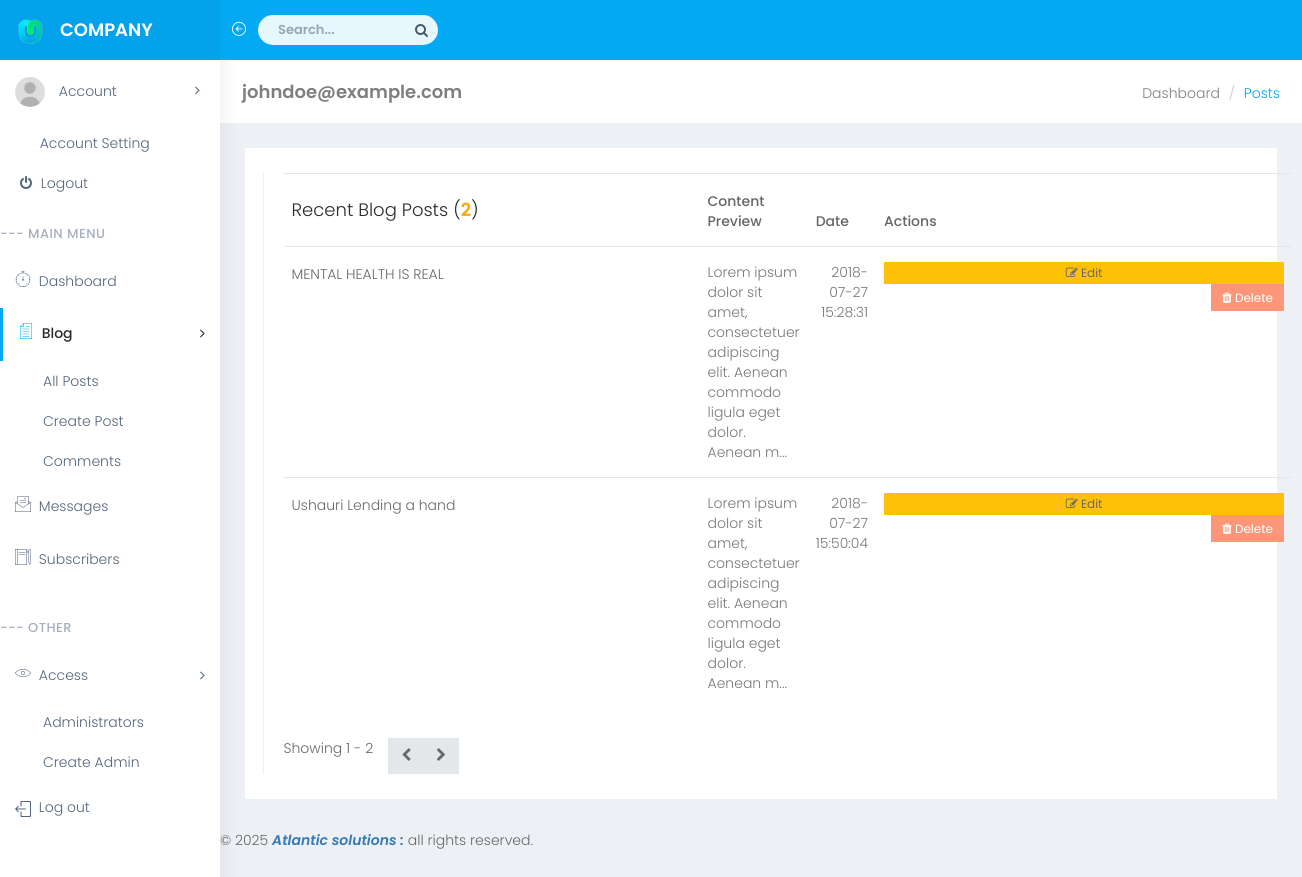
The app's page /admin/posts.php?error=invalid_id (signed in) with its own data.
### tables this page shows
CREATE TABLE `posts` (
  `id` int(11) NOT NULL,
  `author` varchar(200) NOT NULL,
  `title` varchar(400) NOT NULL,
  `content` text NOT NULL,
  `date` datetime NOT NULL DEFAULT current_timestamp()
);

### admin/posts.php (the view, shortened to what this page needs)
<?php
    require_once "functions/db.php";
    $email = $_SESSION['email'];
    $sql = 'SELECT * FROM posts';
    $query = mysqli_query($connection, $sql);
?>
<!DOCTYPE html>
<html lang="en">
<head>
    <link href="bootstrap/dist/css/bootstrap.min.css" rel="stylesheet">
    <link href="../plugins/bower_components/bootstrap-extension/css/bootstrap-extension.css" rel="stylesheet">
    <link href="../plugins/bower_components/sidebar-nav/dist/sidebar-nav.min.css" rel="stylesheet">
    <link href="../plugins/bower_components/morrisjs/morris.css" rel="stylesheet">
    <link href="css/animate.css" rel="stylesheet">
    <link href="css/style.css" rel="stylesheet">
    <link href="css/colors/blue.css" id="theme" rel="stylesheet">
</head>
<body>
    <div id="wrapper">
        <nav class="navbar navbar-default navbar-static-top m-b-0">
            <div class="navbar-header"> <a class="navbar-toggle hidden-sm hidden-md hidden-lg " href="javascript:void(0)" data-toggle="collapse" data-target=".navbar-collapse"><i class="ti-menu"></i></a>
                 <div class="top-left-part"><a class="logo" href="index.php"><b><img src="../plugins/images/icon.png" style="width: 30px; height: 30px;" alt="home" /></b><span class="hidden-xs"><b>Company</b></span></a></div>
                <ul class="nav navbar-top-links navbar-left hidden-xs">
                    <li><a href="javascript:void(0)" class="open-close hidden-xs waves-effect waves-light"><i class="icon-arrow-left-circle ti-menu"></i></a></li>
                    <li>
                        <form role="search" class="app-search hidden-xs">
                            <input type="text" placeholder="Search..." class="form-control"> <a href=""><i class="fa fa-search"></i></a> </form>
                    </li>
                </ul>
                <ul class="nav navbar-top-links navbar-right pull-right">
                    <li class="right-side-toggle"> <a class="waves-effect waves-light" href="javascript:void(0)"><i class="ti-settings"></i></a></li>
                </ul>
            </div>
        </nav>
        <div class="navbar-default sidebar" role="navigation">
            <div class="sidebar-nav navbar-collapse slimscrollsidebar">
                <ul class="nav" id="side-menu">
                    <li class="user-pro">
                         <a href="#" class="waves-effect"><img src="../plugins/images/user.jpg" alt="user-img" class="img-circle"> <span class="hide-menu"> Account<span class="fa arrow"></span></span>
                        </a>
                        <ul class="nav nav-second-level">
                            <li><a href="settings.php"><i class="ti-settings"></i> Account Setting</a></li>
                            <li><a href="login.php"><i class="fa fa-power-off"></i> Logout</a></li>
                        </ul>
                    </li>
                    <li class="nav-small-cap m-t-10">--- Main Menu</li>
                    <li> <a href="index.php" class="waves-effect"><i class="linea-icon linea-basic fa-fw" data-icon="v"></i> <span class="hide-menu"> Dashboard </a>
                    </li>
                   <li> <a href="#" class="waves-effect active"><i data-icon="&#xe00b;" class="linea-icon linea-basic fa-fw"></i> <span class="hide-menu">Blog<span class="fa arrow"></span></span></a>
                       <ul class="nav nav-second-level">
                            <li><a href="posts.php">All Posts</a></li>
                            <li><a href="new-post.php">Create Post</a></li>
                            <li><a href="comments.php" class="waves-effect">Comments</a>
                            </li>
                        </ul>
                    </li>
                   <li><a href="inbox.php" class="waves-effect"><i data-icon=")" class="linea-icon linea-basic fa-fw"></i> <span class="hide-menu">Messages</span></a>
                    </li>
                    <li><a href="subscribers.php" class="waves-effect"><i data-icon="n" class="linea-icon linea-basic fa-fw"></i> <span class="hide-menu">Subscribers</span></a>
                    </li>
                     <li class="nav-small-cap">--- Other</li>
                    <li> <a href="#" class="waves-effect"><i data-icon="H" class="linea-icon linea-basic fa-fw"></i> <span class="hide-menu">Access<span class="fa arrow"></span></span></a>
                        <ul class="nav nav-second-level">
                            <li><a href="users.php">Administrators</a></li>
                            <li><a href="new-user.php">Create Admin</a></li>
                        </ul>
                    </li>
                    <li><a href="login.php" class="waves-effect"><i class="icon-logout fa-fw"></i> <span class="hide-menu">Log out</span></a></li>
                </ul>
            </div>
        </div>
        <div id="page-wrapper">
            <div class="container-fluid">
                <div class="row bg-title">
                    <div class="col-lg-3 col-md-4 col-sm-4 col-xs-12">
                        <h4 class="page-title"><?php echo $email;?></h4> </div>
                    <div class="col-lg-9 col-sm-8 col-md-8 col-xs-12">
                        <ol class="breadcrumb">
                            <li><a href="index.php">Dashboard</a></li>
                            <li class="active">Posts</li>
                        </ol>
                    </div>
                </div>
                <div class="row">
                    <div class="col-md-12">
                        <div class="white-box">
                            <div class="row">
                                <div class="col-lg-12 col-md-9 col-sm-12 col-xs-12 mail_listing">
                                    <div class="inbox-center">
                                        <table class="table table-hover">
                                            <thead>
                                                <tr>
                                                    <th><h4>Recent Blog Posts (<b style="color: orange;"><?php echo mysqli_num_rows($query);?></b>)</h4>
                                                    </th>
                                                    <th>Content Preview</th>
                                                    <th>Date</th>
                                                    <th>Actions</th>
                                                </tr>
                                            </thead>
                                            <tbody>
                                             <?php
                                                mysqli_data_seek($query, 0);
                                                while ($row = mysqli_fetch_array($query))
                                                {
                                                    $truncated_content = strlen($row["content"]) > 100 ? substr($row["content"], 0, 100) . "..." : $row["content"];
                                              echo
                                              '<tr>
                                                    <td class="hidden-xs"><a href="post-details.php?id='.$row["id"].'" />'.$row["title"].'</a></td>
                                                    <td class="max-texts">'.$truncated_content.'</td>
                                                    <td class="text-right">'.$row["date"].'</td>
                                                    <td class="text-right">
                                                        <a href="edit-post.php?id='.$row["id"].'" class="btn btn-warning btn-sm">
                                                            <i class="fa fa-edit"></i> Edit
                                                        </a>
                                                        <button onclick="confirmDelete('.$row["id"].', \''.htmlspecialchars($row["title"]).'\')" class="btn btn-danger btn-sm">
                                                            <i class="fa fa-trash"></i> Delete
                                                        </button>
                                                    </td>
                                                </tr>
                                                ';
                                                }
                                                ?>
                                            </tbody>
                                        </table>
                                    </div>
                                    <div class="row">
                                        <div class="col-xs-7 m-t-20"> Showing 1 - <?php echo mysqli_num_rows($query);?> </div>
                                        <div class="col-xs-5 m-t-20">
                                            <div class="btn-group pull-right">
                                                <button type="button" class="btn btn-default waves-effect"><i class="fa fa-chevron-left"></i></button>
                                                <button type="button" class="btn btn-default waves-effect"><i class="fa fa-chevron-right"></i></button>
                                            </div>
                                        </div>
                                    </div>
                                </div>
                            </div>
                        </div>
                    </div>
                </div>
            </div>
            <p class="copyright">
        &copy; <script>document.write(new Date().getFullYear())</script> <a href="#"> <b> <i>Atlantic solutions : </i> </b> </a> all rights reserved.
      </p>
        </div>
    </div>
</body>
</html>

### admin/css/colors/blue.css (style rules this page uses)
body { background: #fff; }
.top-left-part { background: rgba(0, 0, 0, 0.04); }
.navbar-header { background: #03a9f3; }
.navbar-top-links > li > a { color: #ffffff; }
.bg-title .breadcrumb .active { color: #03a9f3; }
.sidebar { background: #fff; box-shadow: 1px 0px 20px rgba(0, 0, 0, 0.08); }
#side-menu li a { color: #54667a; }
#side-menu li a { color: #54667a; border-left: 0px solid #fff; }
#side-menu > li > a.active { border-left: 3px solid #03a9f3; color: #2b2b2b; font-weight: 500; }
#side-menu > li > a.active i { color: #03a9f3; }

### records on screen
posts: title "MENTAL HEALTH IS REAL", content "Lorem ipsum dolor sit amet, consectetuer adipiscing elit. Aenean commodo ligula eget dolor. Aenean m...", date "2018-07-27 15:28:31"
posts: title "Ushauri Lending a hand", content "Lorem ipsum dolor sit amet, consectetuer adipiscing elit. Aenean commodo ligula eget dolor. Aenean m...", date "2018-07-27 15:50:04"

### other values on screen
$email "johndoe@example.com"
mysqli_num_rows($query) "2"
